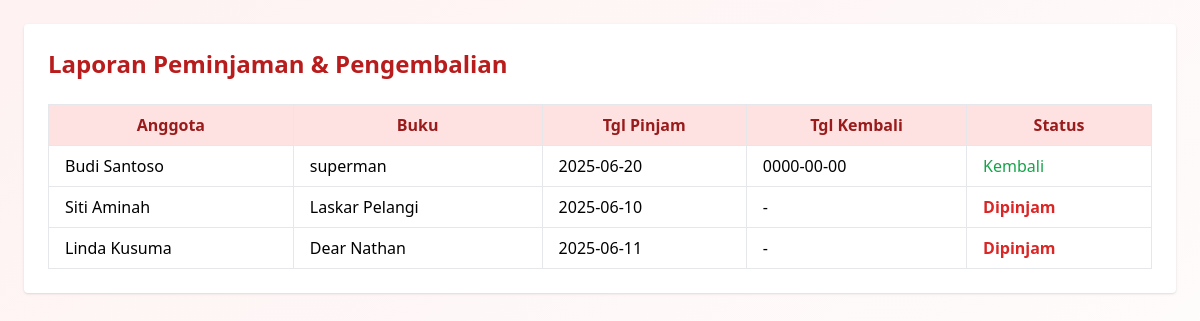
The page /pages/laporan/indexlaporan.php (signed in) on the database its author committed.
### tables this page shows
CREATE TABLE `peminjaman` (
  `id_peminjaman` int(11) NOT NULL,
  `id_anggota` int(11) DEFAULT NULL,
  `id_buku` int(11) DEFAULT NULL,
  `id_petugas` int(11) DEFAULT NULL,
  `tanggal_pinjam` date DEFAULT curdate(),
  `tanggal_kembali` date DEFAULT NULL,
  `status` enum('dipinjam','kembali') DEFAULT 'dipinjam'
);

CREATE TABLE `anggota` (
  `id_anggota` int(11) NOT NULL,
  `nama` varchar(100) NOT NULL,
  `alamat` text DEFAULT NULL,
  `no_telepon` varchar(15) DEFAULT NULL,
  `email` varchar(100) DEFAULT NULL,
  `tanggal_daftar` date DEFAULT curdate()
);

CREATE TABLE `buku` (
  `id_buku` int(11) NOT NULL,
  `judul` varchar(255) NOT NULL,
  `id_pengarang` int(11) DEFAULT NULL,
  `id_penerbit` int(11) DEFAULT NULL,
  `tahun_terbit` year(4) DEFAULT NULL,
  `isbn` varchar(20) DEFAULT NULL,
  `jumlah_buku` int(11) DEFAULT 1
);

### pages/laporan/indexlaporan.php (the view, shortened to what this page needs)
<?php
include '../../config/koneksi.php';
?>
<!DOCTYPE html>
<html lang="id">
<head>
    <script src="https://cdn.tailwindcss.com"></script>
</head>
<body class="min-h-screen bg-gradient-to-br from-red-50 to-white p-6">
    <div class="max-w-6xl mx-auto bg-white p-6 rounded shadow">
        <h1 class="text-2xl font-bold mb-6 text-red-700">Laporan Peminjaman & Pengembalian</h1>
        <div class="overflow-auto">
            <table class="min-w-full border border-collapse">
                <thead>
                    <tr class="bg-red-100 text-red-800">
                        <th class="border px-4 py-2">Anggota</th>
                        <th class="border px-4 py-2">Buku</th>
                        <th class="border px-4 py-2">Tgl Pinjam</th>
                        <th class="border px-4 py-2">Tgl Kembali</th>
                        <th class="border px-4 py-2">Status</th>
                    </tr>
                </thead>
                <tbody>
                    <?php
                    $q = "
                    SELECT p.*, a.nama AS anggota, b.judul AS buku
                    FROM peminjaman p
                    JOIN anggota a ON p.id_anggota = a.id_anggota
                    JOIN buku b ON p.id_buku = b.id_buku
                    ";
                    $result = $koneksi->query($q);
                    while ($row = $result->fetch_assoc()):
                    ?>
                    <tr class="hover:bg-red-50">
                        <td class="border px-4 py-2"><?= htmlspecialchars($row['anggota']) ?></td>
                        <td class="border px-4 py-2"><?= htmlspecialchars($row['buku']) ?></td>
                        <td class="border px-4 py-2"><?= htmlspecialchars($row['tanggal_pinjam']) ?></td>
                        <td class="border px-4 py-2"><?= $row['tanggal_kembali'] ?: '-' ?></td>
                        <td class="border px-4 py-2">
                            <span class="<?= $row['status'] == 'kembali' ? 'text-green-600' : 'text-red-600 font-semibold' ?>">
                                <?= htmlspecialchars(ucfirst($row['status'])) ?>
                            </span>
                        </td>
                    </tr>
                    <?php endwhile; ?>
                </tbody>
            </table>
        </div>
    </div>
</body>
</html>

### rows shown on the page
peminjaman: id_anggota.nama "Budi Santoso", id_buku.judul "superman", tanggal_pinjam "2025-06-20", tanggal_kembali "0000-00-00", status "Kembali"
peminjaman: id_anggota.nama "Siti Aminah", id_buku.judul "Laskar Pelangi", tanggal_pinjam "2025-06-10", tanggal_kembali "-", status "Dipinjam"
peminjaman: id_anggota.nama "Linda Kusuma", id_buku.judul "Dear Nathan", tanggal_pinjam "2025-06-11", tanggal_kembali "-", status "Dipinjam"
